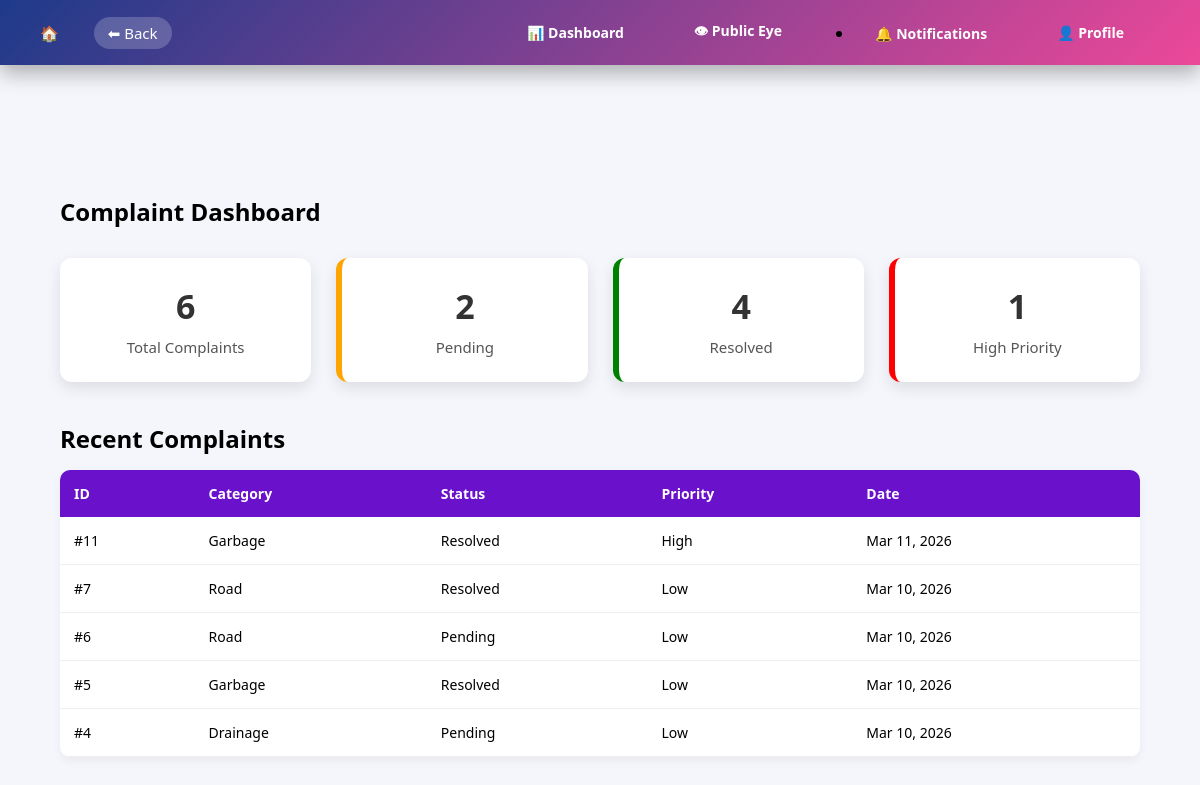
Page /dashboard/ (signed in) on the committed database.
### complaints/models.py (models this page shows, shortened)
class Complaint(models.Model):
    STATUS_CHOICES = [
        ('Pending', 'Pending'),
        ('In Progress', 'In Progress'),
        ('Resolved', 'Resolved'),
    ]
    PRIORITY_CHOICES = [
        ('Low', 'Low'),
        ('Medium', 'Medium'),
        ('High', 'High'),
    ]
    CATEGORY_CHOICES = [
        ('Water', 'Water'),
        ('Road', 'Road'),
        ('Electricity', 'Electricity'),
        ('Garbage', 'Garbage'),
        ('Street Light', 'Street Light'),
        ('Other', 'Other'),
    ]
    title = models.CharField(max_length=200)
    category = models.CharField(max_length=100, choices=CATEGORY_CHOICES)
    description = models.TextField()
    state = models.CharField(max_length=100, db_index=True)
    city = models.CharField(max_length=100, db_index=True)
    address = models.TextField(blank=True, null=True)
    zipcode = models.CharField(max_length=10)
    latitude = models.FloatField(null=True, blank=True)
    longitude = models.FloatField(null=True, blank=True)
    priority = models.CharField(
        max_length=10,
        choices=PRIORITY_CHOICES,
        default='Low',
        db_index=True
    )
    image = models.ImageField(upload_to='complaints/', null=True, blank=True)
    status = models.CharField(
        max_length=20,
        choices=STATUS_CHOICES,
        default='Pending',
        db_index=True
    )
    user = models.ForeignKey(
        User,
        on_delete=models.CASCADE,
        related_name='complaints'
    )
    created_at = models.DateTimeField(auto_now_add=True, db_index=True)
    updated_at = models.DateTimeField(auto_now=True)
    class Meta:
        ordering = ['-created_at']
        verbose_name = "User Complaint"
        verbose_name_plural = "User Complaints"

### complaints/views.py (the view)
# urls.py: path('dashboard/', views.dashboard, name='dashboard'),
@login_required
def dashboard(request):
    complaints = Complaint.objects.filter(user=request.user).order_by('-created_at')[:5]
    total_complaints = Complaint.objects.filter(user=request.user).count()
    pending_count = Complaint.objects.filter(user=request.user, status="Pending").count()
    resolved_count = Complaint.objects.filter(user=request.user, status="Resolved").count()
    high_priority = Complaint.objects.filter(user=request.user, priority="High").count()
    context = {
        "complaints": complaints,
        "total_complaints": total_complaints,
        "pending_count": pending_count,
        "resolved_count": resolved_count,
        "high_priority": high_priority
    }
    return render(request, "complaints/dashboard.html", context)

### complaints/views.py (called while the page is built)
def notification_count(request):
    if request.user.is_authenticated:
        count = Notification.objects.filter(
            user=request.user,
            is_read=False
        ).count()
    else:
        count = 0
    return {'notification_count': count}

### complaints/templates/complaints/dashboard.html
{% extends 'complaints/base.html' %}
{% block content %}
<div class="dashboard-container">
<h2 class="dashboard-title">Complaint Dashboard</h2>
<div class="dashboard-cards">
    <div class="card">
        <h3>{{ total_complaints }}</h3>
        <p>Total Complaints</p>
    </div>
    <div class="card pending">
        <h3>{{ pending_count }}</h3>
        <p>Pending</p>
    </div>
    <div class="card resolved">
        <h3>{{ resolved_count }}</h3>
        <p>Resolved</p>
    </div>
    <div class="card priority">
        <h3>{{ high_priority }}</h3>
        <p>High Priority</p>
    </div>
</div>
<h2 class="recent-title">Recent Complaints</h2>
<table class="complaint-table">
<thead>
<tr>
<th>ID</th>
<th>Category</th>
<th>Status</th>
<th>Priority</th>
<th>Date</th>
</tr>
</thead>
<tbody>
{% for complaint in complaints %}
<tr>
<td>#{{ complaint.id }}</td>
<td>{{ complaint.category }}</td>
<td>{{ complaint.status }}</td>
<td>{{ complaint.priority }}</td>
<td>{{ complaint.created_at|date:"M d, Y" }}</td>
</tr>
{% endfor %}
</tbody>
</table>
</div>
{% endblock %}

### complaints/static/complaints/style.css (style rules this page uses)
* { margin:0; padding:0; box-sizing:border-box; font-family:"Segoe UI",Tahoma,sans-serif; }
body { min-height:100vh; background:#f4f6fb; padding-top:70px; }
.dashboard-container { max-width:1200px; margin:auto; padding:30px; }
.dashboard-title { margin-bottom:30px; }
.dashboard-cards { display:grid; grid-template-columns:repeat(auto-fit,minmax(220px,1fr)); gap:25px; margin-bottom:40px; }
.card { flex:1; min-width:220px; background:white; padding:25px; border-radius:12px; text-align:center; box-shadow:0 6px 15px rgba(0,0,0,0.1); transition:0.3s; }
.card h3 { font-size:34px; margin-bottom:8px; color:#333; }
.card p { color:#555; font-size:15px; }
.pending { border-left:6px solid orange; }
.resolved { border-left:6px solid green; }
.priority { border-left:6px solid red; }
.recent-title { margin-bottom:15px; }
.complaint-table { width:100%; border-collapse:collapse; background:white; border-radius:10px; overflow:hidden; box-shadow:0 4px 10px rgba(0,0,0,0.05); margin-top:10px; }
.complaint-table th { background:#6a11cb; color:white; padding:14px; text-align:left; font-size:14px; }
.complaint-table td { padding:14px; border-bottom:1px solid #eee; font-size:14px; }

### complaints/templates/complaints/base.html (style rules this page uses)
body { font-family:"Segoe UI",sans-serif; margin:0; background:#f4f6fb; }

### complaints/templates/complaints/navbar.html (style rules this page uses)
body { padding-top:75px; }

### rows in the picture
Complaint: id "11", category "Garbage", status "Resolved", priority "High", created_at "Mar 11, 2026"
Complaint: id "7", category "Road", status "Resolved", priority "Low", created_at "Mar 10, 2026"
Complaint: id "6", category "Road", status "Pending", priority "Low", created_at "Mar 10, 2026"
Complaint: id "5", category "Garbage", status "Resolved", priority "Low", created_at "Mar 10, 2026"
Complaint: id "4", category "Drainage", status "Pending", priority "Low", created_at "Mar 10, 2026"

### other values in the picture
{{ total_complaints }} "6"
{{ pending_count }} "2"
{{ resolved_count }} "4"
{{ high_priority }} "1"
